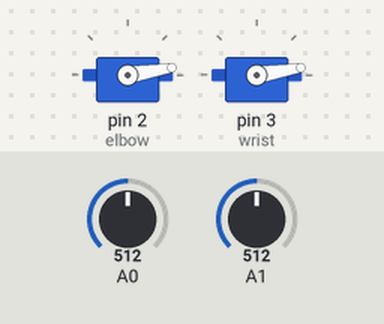
Bench run of a sketch on a simulated Arduino Uno, built with avr-gcc and run on an emulated ATmega328P. Parts: 2 × servo. The inputs (shaded band) are chosen by the test bench; at power-on: A0 = 512, A1 = 512.

Above: at 1.2 s.
1.3 s: A0 set to 526
At 1.8 s:
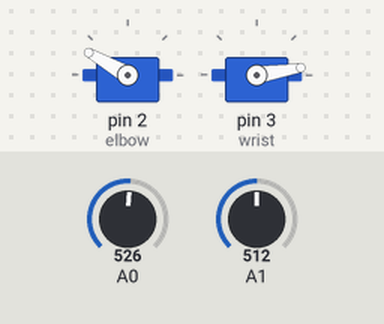
2.8 s: A1 set to 521
At 3.8 s:
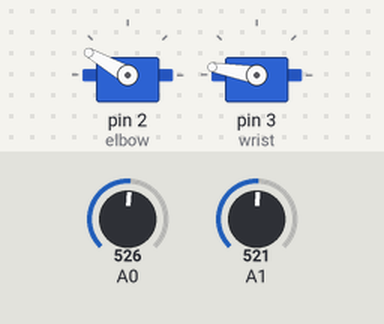
4.3 s: A1 set to 511
At 5.5 s:
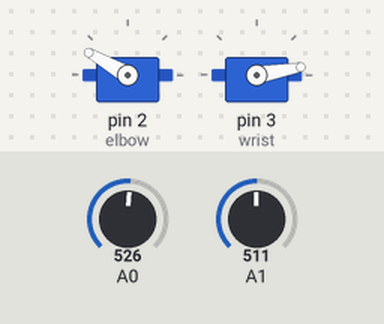
5.8 s: A0 set to 511
At 6.3 s:
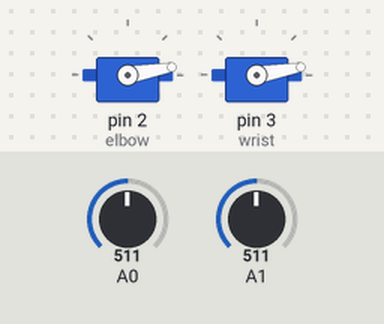
7.3 s: A1 set to 716
At 8.4 s:
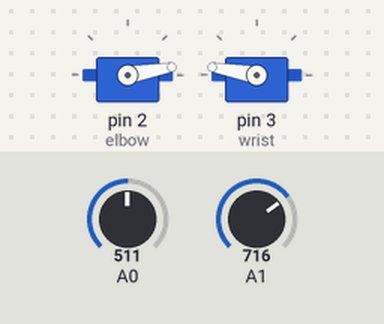
8.8 s: A1 set to 306
At 9.3 s:
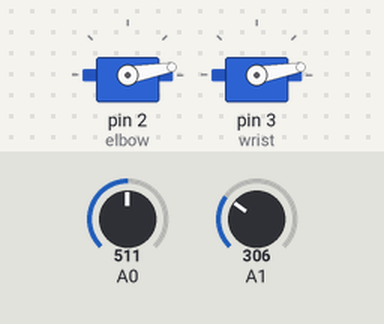
Timing chart, 0 to 11.3 s (numbered marks = the images above; inputs shaded):
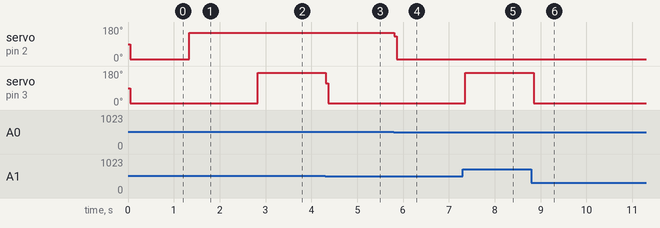

The sketch:

syp2dofRobot2.ino
```cpp
#include <Servo.h>

Servo elbow, wrist;
float min0 = 1024, max0 = 0, min1 = 1024, max1 = 0;

void setup() {

  Serial.begin( 9600 );

  elbow.attach( 2 );
  wrist.attach( 3 );
}

void loop() {

  float volt0 = 0, volt1 = 0;
  for(int n = 0; n < 10; n++) {
    volt0 += analogRead( A0 ) / 10.0;
    volt1 += analogRead( A1 ) / 10.0;
    delay(5);
  }

  min0 = min( min0, volt0 );
  max0 = max( max0, volt0 );
  min1 = min( min1, volt1 );
  max1 = max( max1, volt1 );

  // Joint angle mapping
  int angElbow = map( volt0, min0, max0, 10, 150 );
  int angWrist = map( volt1, min1, max1, 10, 170 );

  // Actuate
  elbow.write( angElbow );
  wrist.write( angWrist );
}
```

Measured:
- the behaviour switches between 513 and 514 on A0 (found by bisection; images 0 and 1)
- the behaviour switches between 513 and 514 on A1 (found by bisection; images 1 and 2)
- after the input at 1.3 s, servo on pin 2 (elbow): 9° → 150° at once
- after the input at 2.8 s, servo on pin 3 (wrist): 9° → 170° at once
- after the input at 4.3 s, servo on pin 3 (wrist): 170° → 10° at once
- after the input at 5.8 s, servo on pin 2 (elbow): 150° → 10° at once
- after the input at 7.3 s, servo on pin 3 (wrist): 10° → 170° after 0.06 s
- after the input at 8.8 s, servo on pin 3 (wrist): 170° → 10° after 0.05 s
